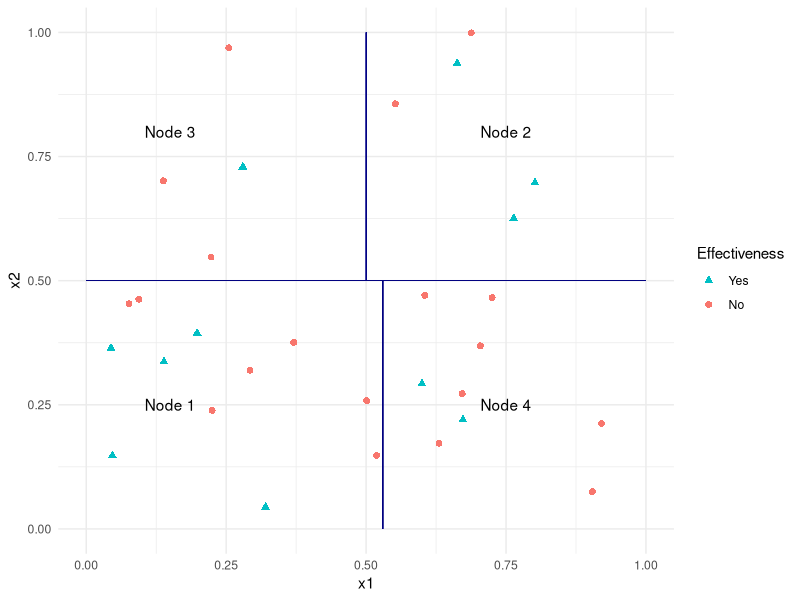

This figure's R source:
## ---- chunk 1
library(tidyverse)
library(knitr)
library(rpart)
library(partykit)
opts_chunk$set(warning = FALSE, message = FALSE)
## ---- chunk 2
happiness2017 <- read_csv("happinessdata_2017.csv")
## ---- chunk 3
dat <- read_csv("dat.csv")
ggplot(dat, aes(x1, x2, shape = factor(type_cat), colour = factor(type_cat))) +
  geom_point(size = 2) + 
  theme_minimal() + 
  scale_color_discrete(name = "Effectiveness", breaks = c("Yes", "No")) +
  scale_shape_discrete(name = "Effectiveness", breaks = c("Yes", "No")) +
  geom_segment(aes(y = 0, yend = 0.5, x = 0.53, xend = 0.53), size = 0.1, colour = "navyblue") +
  geom_segment(aes(x = 0, xend = 1, y = 0.5, yend = 0.5), size = 0.1, colour = "navyblue") +
  geom_segment(aes(y = 0.5, yend = 1, x = 0.5, xend = 0.5), size = 0.1, colour = "navyblue") +
  annotate("text", x = 0.15, y = 0.25, label = "Node 1") +
  annotate("text", x = 0.75, y = 0.8, label = "Node 2") +
  annotate("text", x = 0.15, y = 0.8, label = "Node 3") +
  annotate("text", x = 0.75, y = 0.25, label = "Node 4")
